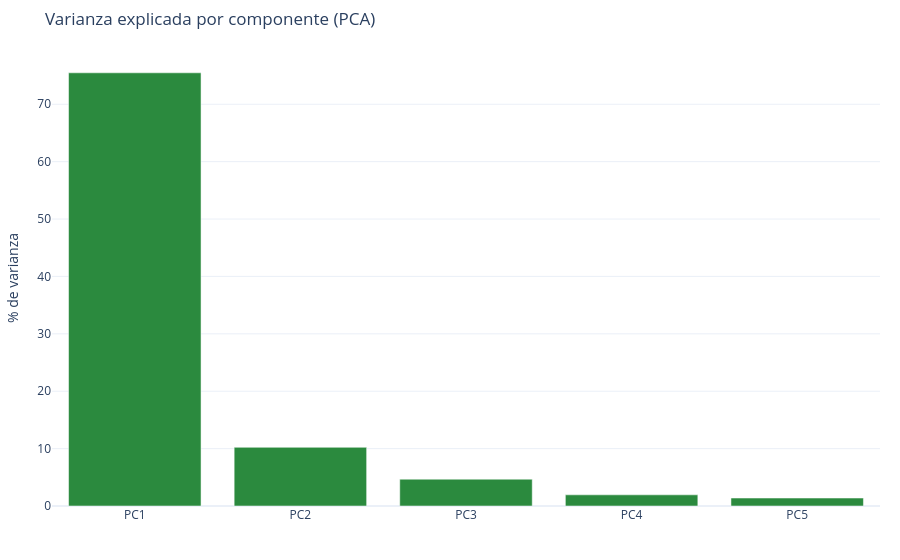

Write notebook code for a chart like this one.
### Code cell
var_df = pd.DataFrame({
    "componente": [f"PC{i + 1}" for i in range(5)],
    "varianza": pca.explained_variance_ratio_ * 100,
})
fig = px.bar(var_df, x="componente", y="varianza", template=TEMPLATE,
             title="Varianza explicada por componente (PCA)",
             labels={"componente": "", "varianza": "% de varianza"})
fig.update_traces(marker_color=C_VERDE)
fig.update_layout(margin=dict(l=40, r=20, t=50, b=40))
fig.show()
print(f"Las 2 primeras componentes explican el {var_df['varianza'].iloc[:2].sum():.0f}% "
      "de la varianza")

### Figure 1 — Plotly figure (JSON) as saved in the notebook; plotly's stock layout.template omitted (floating-point values rounded to 4 significant figures)
{"data": [{"hovertemplate": "=%{x}<br>% de varianza=%{y}<extra></extra>", "legendgroup": "", "marker": {"color": "#2b8a3e", "pattern": {"shape": ""}}, "name": "", "orientation": "v", "showlegend": false, "textposition": "auto", "type": "bar", "x": ["PC1", "PC2", "PC3", "PC4", "PC5"], "xaxis": "x", "y": [75.48, 10.23, 4.673, 1.945, 1.388], "yaxis": "y"}], "layout": {"barmode": "relative", "legend": {"tracegroupgap": 0}, "margin": {"b": 40, "l": 40, "r": 20, "t": 50}, "title": {"text": "Varianza explicada por componente (PCA)"}, "xaxis": {"anchor": "y", "domain": [0.0, 1.0], "title": {"text": ""}}, "yaxis": {"anchor": "x", "domain": [0.0, 1.0], "title": {"text": "% de varianza"}}}}
